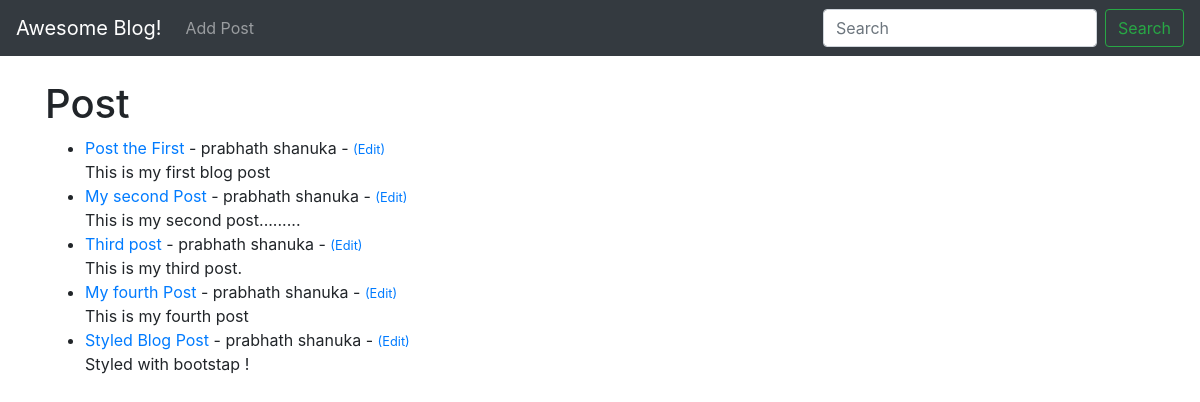
Before: / with the older database file.
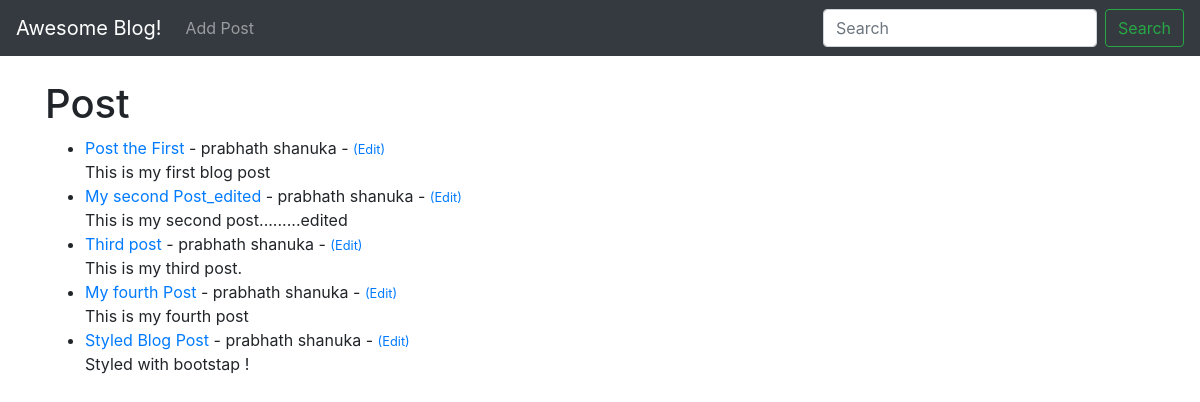
After: the same page with the newer database file.
### theblog/models.py (models this page shows, shortened)
class Post(models.Model):
	title = models.CharField(max_length=255)
	title_tag = models.CharField(max_length=255  )
	author = models.ForeignKey(User, on_delete = models.CASCADE)
	body = models.TextField()

### theblog/views.py (the view)
# urls.py: path('',HomeView.as_view(), name = "home"), #this is how we add the html view
class HomeView(ListView):
	model = Post
	template_name = 'home.html'

### theblog/templates/home.html (shortened to what this page needs)
{% extends 'base.html' %}
{% block content %}
<!DOCTYPE html>
<html>
<head>
</head>
<body>
<h1>Post</h1>
<ul>
{% for post in object_list %}
	<li>
		<a href="{% url 'article-detail' post.pk %}">
		{{post.title}}</a> - {{post.author.first_name}}
		{{post.author.last_name}} - <small><a href="{% url 'update_post' post.pk %}">(Edit)</a></small>
		<br/>
		{{post.body}}</li>
{% endfor%}
</ul>
</body>
{% endblock %}

Changed rows visible on the page:
changed Post: title "My second Post" → "My second Post_edited"; body "This is my second post........." → "This is my second post.........edited"
